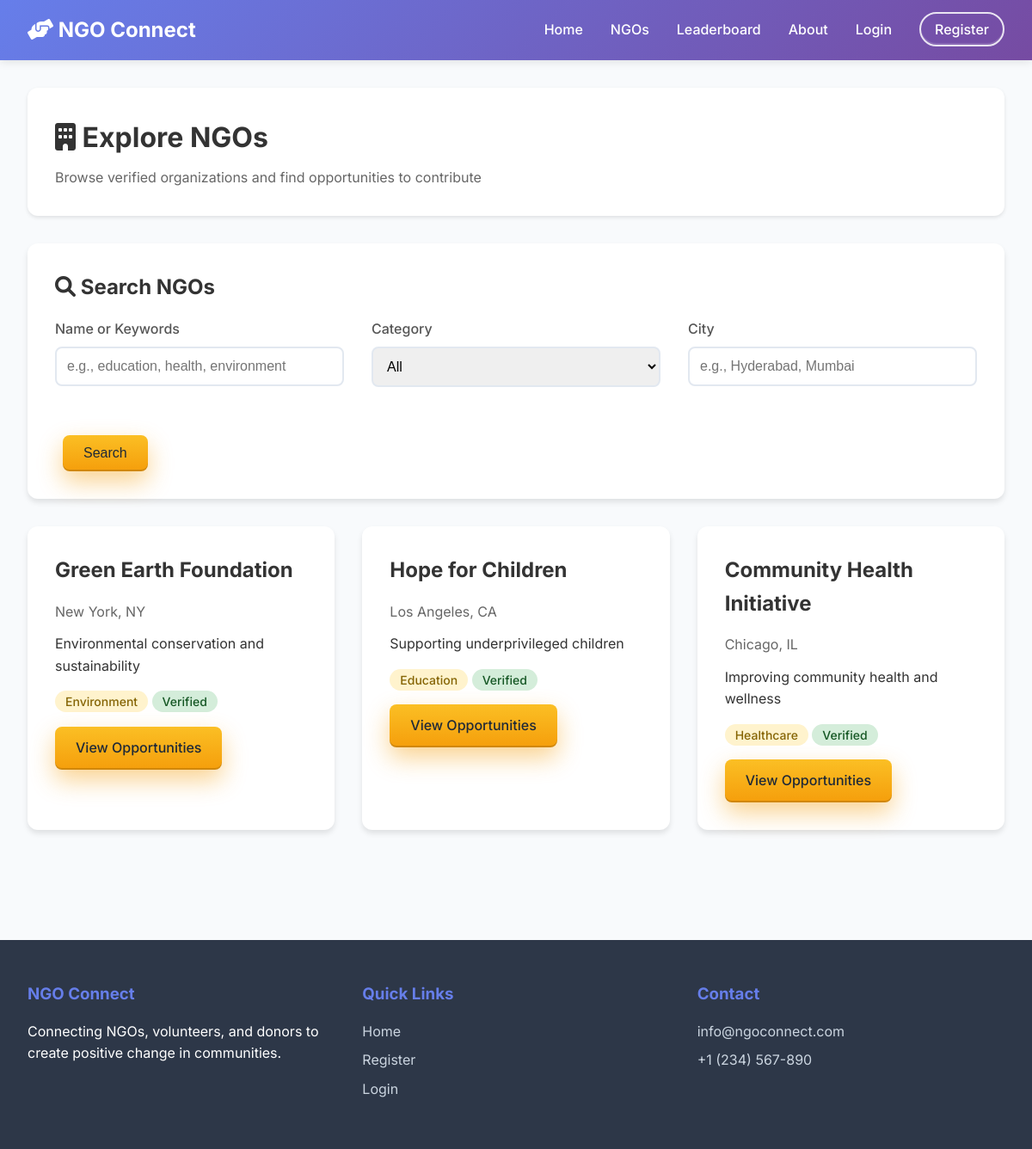
The app's page /ngos with its own data.
### database/models.py (models this page shows)
class NGO(db.Model):
    __tablename__ = 'ngos'
    id = db.Column(db.Integer, primary_key=True)
    user_id = db.Column(db.Integer, db.ForeignKey('users.id'), nullable=False, index=True)
    organization_name = db.Column(db.String(100), nullable=False, index=True)
    description = db.Column(db.Text)
    mission = db.Column(db.Text)
    website = db.Column(db.String(200))
    address = db.Column(db.Text)
    city = db.Column(db.String(50), index=True)
    state = db.Column(db.String(50), index=True)
    zip_code = db.Column(db.String(10))
    email = db.Column(db.String(120))
    logo = db.Column(db.String(200))
    category = db.Column(db.String(50), index=True)
    established_year = db.Column(db.Integer)
    is_verified = db.Column(db.Boolean, default=False, index=True)
    created_at = db.Column(db.DateTime, default=datetime.utcnow, index=True)
    events = db.relationship('Event', backref='ngo', lazy='dynamic', cascade='all, delete-orphan')
    resources = db.relationship('Resource', backref='ngo', lazy='dynamic', cascade='all, delete-orphan')
    projects = db.relationship('Project', backref='ngo', lazy='dynamic', cascade='all, delete-orphan')

### app.py (the view)
@app.route('/ngos')
def ngos_directory():
    search_term = request.args.get('q', '')
    category = request.args.get('category') or None
    city = request.args.get('city') or None
    ngos = queries.search_ngos(search_term, category=category, city=city)
    return render_template('ngos.html', ngos=ngos, q=search_term, category=category, city=city)

### app.py (called while the page is built)
@app.after_request
def add_security_headers(response):
    response.headers['X-Content-Type-Options'] = 'nosniff'
    response.headers['X-Frame-Options'] = 'DENY'
    response.headers['X-XSS-Protection'] = '1; mode=block'
    if os.environ.get('FLASK_ENV') == 'production':
        response.headers['Strict-Transport-Security'] = 'max-age=31536000; includeSubDomains'
    return response

@app.context_processor
def inject_csrf_token():
    return dict(csrf_token=generate_csrf)

### database/queries.py (called while the page is built, shortened)
    def search_ngos(self, search_term, category=None, city=None):
        query = self.models.NGO.query.filter(self.models.NGO.is_verified == True)
        if category:
            query = query.filter(self.models.NGO.category == category)
        if city:
            query = query.filter(self.models.NGO.city.ilike(f'%{city}%'))
        return query.all()

### templates/ngos.html (shortened to what this page needs)
{% extends "base.html" %}
{% block content %}
<div class="container">
  <div class="dashboard-header">
    <h1><i class="fas fa-building"></i> Explore NGOs</h1>
    <p>Browse verified organizations and find opportunities to contribute</p>
  </div>
  <div class="card">
    <h3><i class="fas fa-search"></i> Search NGOs</h3>
    <form method="get" class="grid grid-3">
      <div class="form-group">
        <label for="q">Name or Keywords</label>
        <input type="text" id="q" name="q" value="{{ q }}" placeholder="e.g., education, health, environment">
      </div>
      <div class="form-group">
        <label for="category">Category</label>
        <select id="category" name="category">
          <option value="">All</option>
        </select>
      </div>
      <div class="form-group">
        <label for="city">City</label>
        <input type="text" id="city" name="city" value="{{ city or '' }}" placeholder="e.g., Hyderabad, Mumbai">
      </div>
      <div>
        <label>&nbsp;</label>
        <button type="submit" class="btn btn-primary">Search</button>
      </div>
    </form>
  </div>
  <div class="grid grid-3">
    {% for org in ngos %}
    <div class="card">
      <h3>{{ org.organization_name }}</h3>
      <p style="color:#666; margin-bottom: 0.75rem;">
        {{ org.city or '' }}{% if org.city and org.state %}, {% endif %}{{ org.state or '' }}
      </p>
      {% if org.description %}
      <p style="margin-bottom: 1rem;">{{ org.description[:140] }}{% if org.description|length > 140 %}...{% endif %}</p>
      {% endif %}
      <div>
        <span class="badge badge-warning">{{ org.category or 'General' }}</span>
        {% if org.is_verified %}
        <span class="badge badge-success">Verified</span>
        {% endif %}
      </div>
      <div style="margin-top:1rem;">
        <a href="{{ url_for('ngo_opportunities', ngo_id=org.id) }}" class="btn btn-primary">View Opportunities</a>
      </div>
    </div>
    {% else %}
    <div class="card" style="grid-column: 1 / -1; text-align:center; color:#666;">
      No organizations match your filters.
    </div>
    {% endfor %}
  </div>
</div>
{% endblock %}

### templates/base.html (style rules this page uses)
:root { --brand-primary: #6d28d9; --brand-secondary: #f472b6; --brand-amber: #f59e0b; --ink-900: #0f172a; --ink-700: #334155; --surface: #ffffff; }
* { margin: 0; padding: 0; box-sizing: border-box; }
body { font-family: 'Inter', sans-serif; line-height: 1.6; color: #333; background-color: #f8fafc; }
.container { max-width: 1200px; margin: 0 auto; padding: 2rem; }
.btn { display: inline-block; padding: 0.75rem 1.5rem; border-radius: 8px; text-decoration: none; font-weight: 500; transition: all 0.3s; border: none; cursor: pointer; font-size: 1rem; }
.btn-primary { background: linear-gradient(180deg, #fbbf24, #f59e0b); color: #1f2937; box-shadow: 0 12px 28px rgba(245, 158, 11, 0.45), inset 0 -2px 0 rgba(0,0,0,0.15); }
.card { background: white; border-radius: 12px; padding: 2rem; box-shadow: 0 4px 6px rgba(0,0,0,0.1); margin-bottom: 2rem; }
.card h3 { color: #333; margin-bottom: 1rem; font-size: 1.5rem; }
.form-group { margin-bottom: 1.5rem; }
.form-group label { display: block; margin-bottom: 0.5rem; font-weight: 500; color: #555; }
.form-group input, .form-group select, .form-group textarea { width: 100%; padding: 0.75rem; border: 2px solid #e2e8f0; border-radius: 8px; font-size: 1rem; transition: border-color 0.3s; }
.grid { display: grid; gap: 2rem; }
.grid-3 { grid-template-columns: repeat(auto-fit, minmax(250px, 1fr)); }
.dashboard-header { background: white; padding: 2rem; border-radius: 12px; margin-bottom: 2rem; box-shadow: 0 2px 4px rgba(0,0,0,0.1); }
.dashboard-header h1 { color: #333; margin-bottom: 0.5rem; }
.dashboard-header p { color: #666; }
.badge { padding: 0.25rem 0.75rem; border-radius: 20px; font-size: 0.875rem; font-weight: 500; }
.badge-success { background: #d4edda; color: #155724; }
.badge-warning { background: #fff3cd; color: #856404; }

### records on screen
NGO: organization_name "Green Earth Foundation", city "New York", state "NY", description "Environmental conservation and sustainability", category "Environment", is_verified "Verified"
NGO: organization_name "Hope for Children", city "Los Angeles", state "CA", description "Supporting underprivileged children", category "Education", is_verified "Verified"
NGO: organization_name "Community Health Initiative", city "Chicago", state "IL", description "Improving community health and wellness", category "Healthcare", is_verified "Verified"
